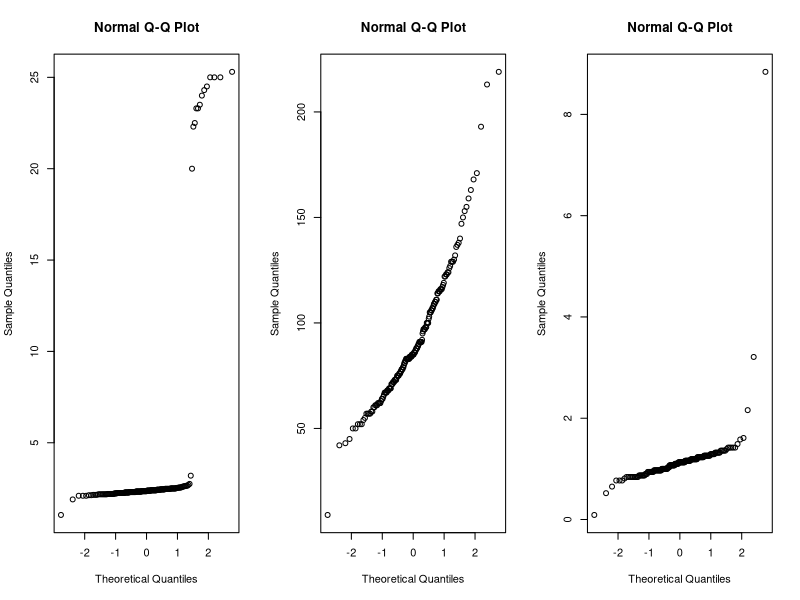
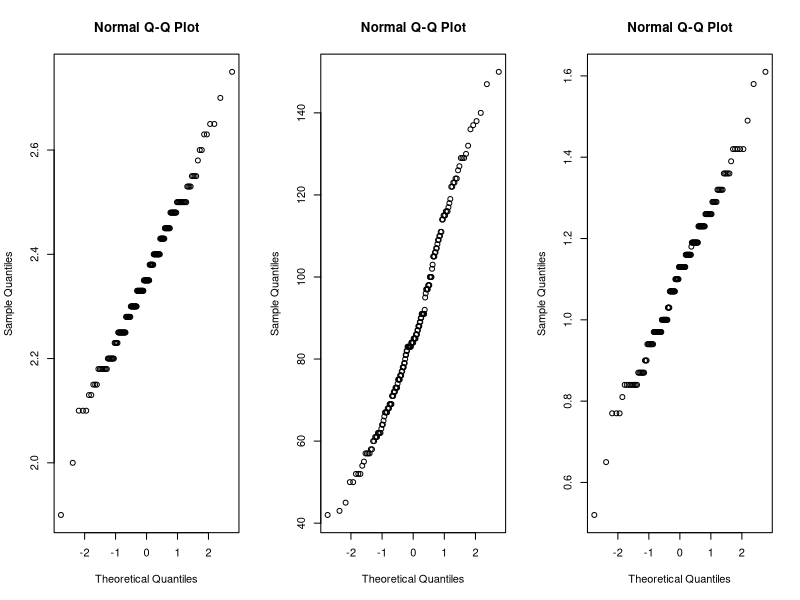

These charts were generated, in order, by the following R code: (Note: this script raises an error after producing the figures.)
data = read.table('calcium.dat.txt', na.strings="_", header=TRUE)

# Getting rid of nonsense values, like age greater than
# 110, dont ask me how this works!!! I DONT KNOWWW!!!
# you don't need to cast to a data frame
#data <- data.frame(data)

par(mfrow=c(1,3))
qqnorm(data$CAMMOL)
qqnorm(data$ALKSPHOS)
qqnorm(data$PHOSMMOL)

# set all age data which is not na and not smaller than 110 (so the outliers) at NA
data[!is.na(data$AGE) & !(data$AGE <= 110),]$AGE<-NA

data[!is.na(data$SEX) & !(data$SEX == 1|data$SEX ==2),]$SEX<-NA

data[!is.na(data$LAB) & !(data$LAB < 6),]$LAB<-NA

data[!is.na(data$PHOSMMOL) & ((data$PHOSMMOL > 2)|(data$PHOSMMOL < 0.2)),]$PHOSMMOL<-NA

# replacing the messed up values of lab 3 with the values divided by 10
# seems reasonable
data$CAMMOL[!is.na(data$CAMMOL) & (data$CAMMOL > 10)] <- (data$CAMMOL[!is.na(data$CAMMOL) & (data$CAMMOL > 10)])/10
data[!is.na(data$CAMMOL) & ((data$CAMMOL < 1.9)|(data$CAMMOL >= 3)),]$CAMMOL <- NA

data[!is.na(data$ALKSPHOS) & ((data$ALKSPHOS > 150)|(data$ALKSPHOS < 20)),]$ALKSPHOS <- NA


qqnorm(data$CAMMOL)
qqnorm(data$ALKSPHOS)
qqnorm(data$PHOSMMOL)


data$SEX <- as.factor(data$SEX)
data$LAB <- as.factor(data$LAB)
data$AGEGRP <- as.factor(data$AGEGRP)

#If you looks at graphs, I dont think its fair to
#assume our data is normal. So use non-parametric test
#instead of 1 way anova
kruskal.test(CAMMOL,SEX,data=data)
kruskal.test(CAMMOL,LAB,data=data)
kruskal.test(CAMMOL,AGEGRP,data=data)

kruskal.test(ALKSPHOS,SEX,data=data)
kruskal.test(ALKSPHOS,LAB,data=data)
kruskal.test(ALKSPHOS,AGEGRP,data=data)

kruskal.test(PHOSMMOL,SEX,data=data)
kruskal.test(PHOSMMOL,LAB,data=data)
kruskal.test(PHOSMMOL,AGEGRP,data=data)

#for cammol and alksphos, sex and lab are significant
#for phosmmol sex and age group are significant


#due to difficulties with blocks being of different
#sizes we cannot use friedman test, regular 2-way 
#anova will be used.

anova(lm(CAMMOL~SEX*LAB,data=data))
anova(lm(CAMMOL~SEX*AGEGRP,data=data))
anova(lm(CAMMOL~LAB*AGEGRP,data=data))

anova(lm(ALKSPHOS~SEX*LAB,data=data))
anova(lm(ALKSPHOS~SEX*AGEGRP,data=data))
anova(lm(ALKSPHOS~LAB*AGEGRP,data=data))

anova(lm(PHOSMMOL~SEX*LAB,data=data))
anova(lm(PHOSMMOL~SEX*AGEGRP,data=data))
anova(lm(PHOSMMOL~LAB*AGEGRP,data=data))


#NO interactions

#plots for checking normality of risiduals

par(mfrow=c(3,3))
qqnorm(residuals(lm(CAMMOL~SEX*LAB,data=data)))
qqnorm(residuals(lm(CAMMOL~SEX*AGEGRP,data=data)))
qqnorm(residuals(lm(CAMMOL~LAB*AGEGRP,data=data)))

qqnorm(residuals(lm(ALKSPHOS~SEX*LAB,data=data)))
qqnorm(residuals(lm(ALKSPHOS~SEX*AGEGRP,data=data)))
qqnorm(residuals(lm(ALKSPHOS~LAB*AGEGRP,data=data)))

qqnorm(residuals(lm(PHOSMMOL~SEX*LAB,data=data)))
qqnorm(residuals(lm(PHOSMMOL~SEX*AGEGRP,data=data)))
qqnorm(residuals(lm(PHOSMMOL~LAB*AGEGRP,data=data)))

plot(fitted(lm(CAMMOL~SEX*LAB,data=data)),residuals(lm(CAMMOL~SEX*LAB,data=data)),ylab='')
plot(fitted(lm(CAMMOL~SEX*AGEGRP,data=data)),residuals(lm(CAMMOL~SEX*AGEGRP,data=data)),ylab='')
plot(fitted(lm(CAMMOL~LAB*AGEGRP,data=data)),residuals(lm(CAMMOL~LAB*AGEGRP,data=data)),ylab='')

plot(fitted(lm(ALKSPHOS~SEX*LAB,data=data)),residuals(lm(ALKSPHOS~SEX*LAB,data=data)),ylab='')
plot(fitted(lm(ALKSPHOS~SEX*AGEGRP,data=data)),residuals(lm(ALKSPHOS~SEX*AGEGRP,data=data)),ylab='')
plot(fitted(lm(ALKSPHOS~LAB*AGEGRP,data=data)),residuals(lm(ALKSPHOS~LAB*AGEGRP,data=data)),ylab='')

plot(fitted(lm(PHOSMMOL~SEX*LAB,data=data)),residuals(lm(PHOSMMOL~SEX*LAB,data=data)),ylab='')
plot(fitted(lm(PHOSMMOL~SEX*AGEGRP,data=data)),residuals(lm(PHOSMMOL~SEX*AGEGRP,data=data)),ylab='')
plot(fitted(lm(PHOSMMOL~LAB*AGEGRP,data=data)),residuals(lm(PHOSMMOL~LAB*AGEGRP,data=data)),ylab='')